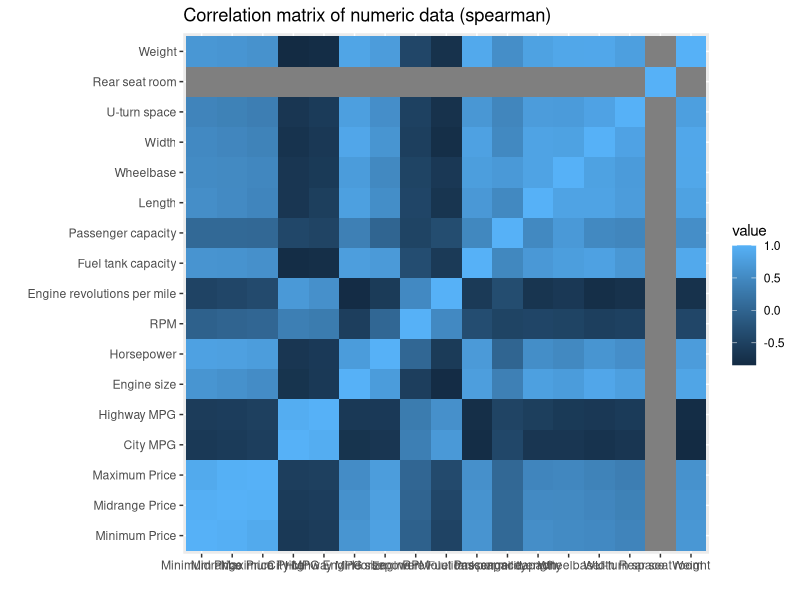
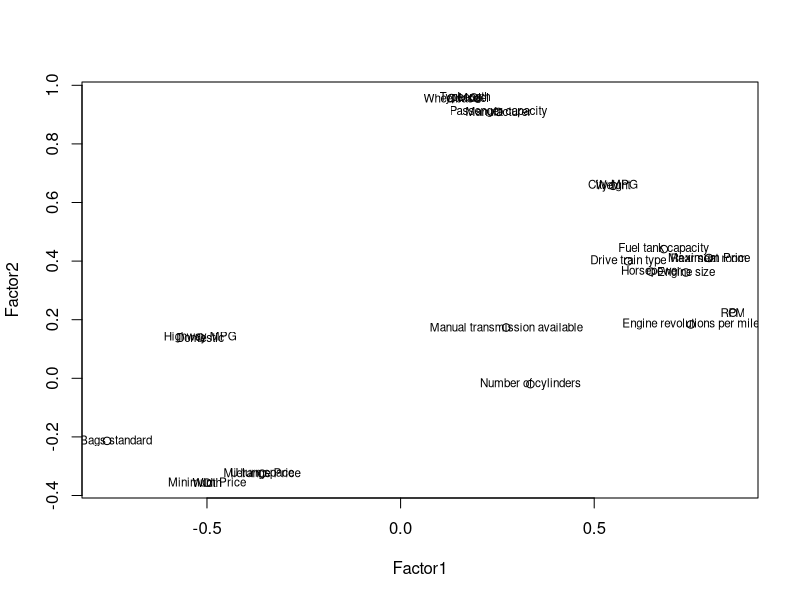
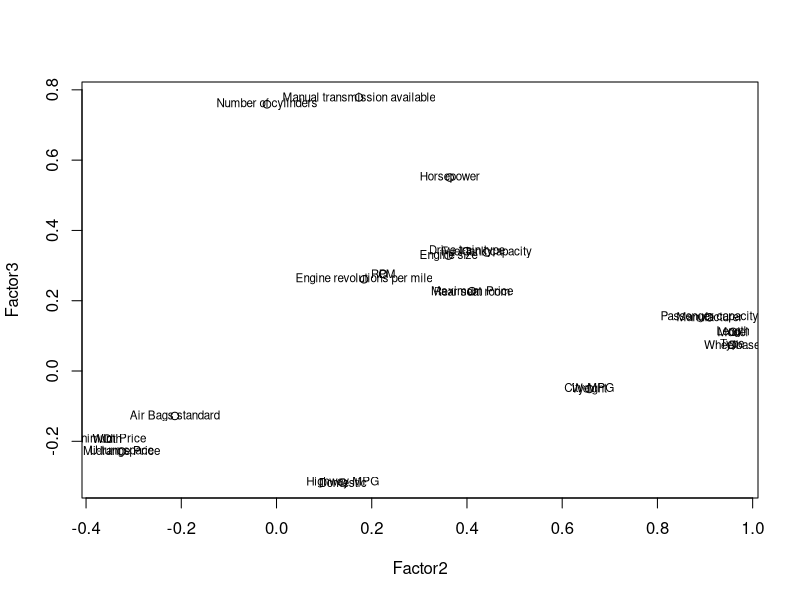
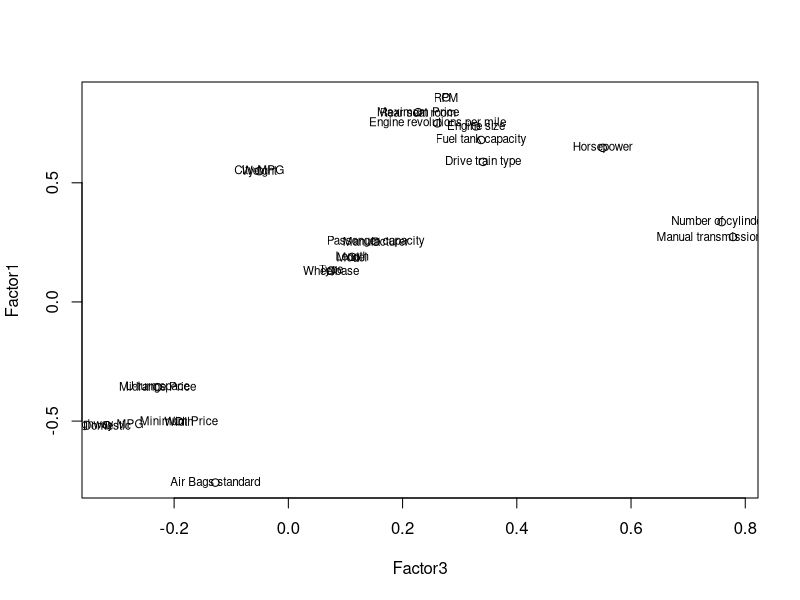

Write the R code that produced these figures, in order. (Note: this script raises an error after producing the figures.)
## factor analysis
## principal components v factor analysis
# http://support.minitab.com/en-us/minitab/17/topic-library/modeling-statistics/multivariate/principal-components-and-factor-analysis/differences-between-pca-and-factor-analysis/

setwd(dir = "~/Desktop/Google Drive/SDSU/DA-Exam-2017/")

# ggplot2 examples
library(readr)
library(dplyr)
options(dplyr.width = Inf)

library(ggplot2) 

df <- read_csv(file = "df.csv")

glimpse(df)
rownames(df) <- paste(df$Manufacturer, df$Model)

## interesting fact: 1995 Mazda RX-7 doesn't have a conventional piston engine; It has two rotational things that act like a 6-cylinder engine.
sum(df$`Number of cylinders` == ".")
df[57, "Number of cylinders"] <- NA

## Chevy Corvette and Mazda RX-7 have NA for Rear seat room; no rear seats
df$`Rear seat room` <- as.numeric(df$`Rear seat room`)
df[is.na(df$`Rear seat room`),]

# create factors with value labels 
df$`Number of cylinders` <- factor(df$`Number of cylinders`, levels=c("3","4","5","6","8"),
                                   labels=sapply(c("3","4","5","6","8"), function(x) paste(x, "cylinders"))) 

df$`Drive train type` <- factor(df$`Drive train type`, levels=c(0, 1, 2),
                                labels=c("rear wheel drive", "front wheel drive", "all wheel drive"))


df$`Manual transmission available` <- factor(df$`Manual transmission available`, levels=c(0, 1),
                                             labels=c("No", "Yes")) 

df$`Type` <- as.factor(df$Type)

df$`Air Bags standard` <- factor(df$`Air Bags standard`, levels=c(0, 1, 2),
                                 labels=c("None","Driver only","Driver & passenger")) 


df$Domestic <- factor(df$Domestic, levels = c(0, 1), 
                      labels = c("non-US", "US"))


# Maximum Likelihood Factor Analysis
# entering raw data and extracting 3 factors, 
# with varimax rotation 
numericdata <- sapply(df, is.numeric)
numericdata
df[, numericdata]


library(reshape2)
qplot(x=Var1, y=Var2, data=melt(cor(df[,numericdata])), fill=value, geom="tile",
      xlab = "", ylab = "", main = "Correlation matrix of numeric data (spearman)")



## attempted 5, then 4 loadings, but 3 seems sufficient!
fit <- factanal(x = na.omit(df[, numericdata]), factors = 5, rotation="varimax", scores = "regression")
print(fit, digits=2, cutoff=.3, sort=TRUE)
# plot factor 1 by factor 2 
loads12 <- fit$loadings[,1:2] 
loads23 <- fit$loadings[,2:3] 
loads31 <- fit$loadings[,c(3,1)]


plot(loads12, type="p") # set up plot 
text(loads12,labels=colnames(df),cex=.7) # add variable names

plot(loads23, type="p") # set up plot 
text(loads23,labels=colnames(df),cex=.7) # add variable names

plot(loads31, type="p") # set up plot 
text(loads31,labels=colnames(df),cex=.7) # add variable names





autoplot(object = fit, data = na.omit(df[, numericdata]))



qplot(x = `Factor1`, y = `Factor3`, data = data.frame(fit$scores), 
      main = "Factors")


qplot(x = `Factor1`, y = `Factor2`, data = data.frame(fit$scores), 
      main = "Factors")
